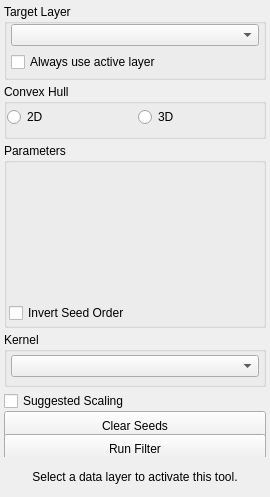
<?xml version="1.0" encoding="UTF-8"?>
<ui version="4.0">
 <class>ImplicitModelToolInterface</class>
 <widget class="QWidget" name="ImplicitModelToolInterface">
  <property name="geometry">
   <rect>
    <x>0</x>
    <y>0</y>
    <width>270</width>
    <height>497</height>
   </rect>
  </property>
  <property name="windowTitle">
   <string>Implicit Model Tool</string>
  </property>
  <layout class="QVBoxLayout" name="verticalLayout">
   <property name="spacing">
    <number>4</number>
   </property>
   <property name="leftMargin">
    <number>4</number>
   </property>
   <property name="topMargin">
    <number>4</number>
   </property>
   <property name="rightMargin">
    <number>4</number>
   </property>
   <property name="bottomMargin">
    <number>4</number>
   </property>
   <item>
    <widget class="QGroupBox" name="target_groupbox_">
     <property name="minimumSize">
      <size>
       <width>0</width>
       <height>76</height>
      </size>
     </property>
     <property name="maximumSize">
      <size>
       <width>16777215</width>
       <height>76</height>
      </size>
     </property>
     <property name="title">
      <string>Target Layer</string>
     </property>
     <layout class="QVBoxLayout" name="verticalLayout_8">
      <property name="spacing">
       <number>6</number>
      </property>
      <property name="leftMargin">
       <number>4</number>
      </property>
      <property name="topMargin">
       <number>0</number>
      </property>
      <property name="rightMargin">
       <number>4</number>
      </property>
      <property name="bottomMargin">
       <number>4</number>
      </property>
      <item>
       <widget class="QtUtils::QtDropableComboBox" name="targetLayer_">
        <property name="sizePolicy">
         <sizepolicy hsizetype="Ignored" vsizetype="Fixed">
          <horstretch>0</horstretch>
          <verstretch>0</verstretch>
         </sizepolicy>
        </property>
       </widget>
      </item>
      <item>
       <widget class="QWidget" name="widget_5" native="true">
        <property name="minimumSize">
         <size>
          <width>0</width>
          <height>20</height>
         </size>
        </property>
        <layout class="QHBoxLayout" name="horizontalLayout_5">
         <property name="spacing">
          <number>0</number>
         </property>
         <property name="leftMargin">
          <number>0</number>
         </property>
         <property name="topMargin">
          <number>0</number>
         </property>
         <property name="rightMargin">
          <number>0</number>
         </property>
         <property name="bottomMargin">
          <number>0</number>
         </property>
         <item>
          <widget class="QCheckBox" name="useActiveLayer_">
           <property name="text">
            <string>Always use active layer</string>
           </property>
          </widget>
         </item>
        </layout>
       </widget>
      </item>
     </layout>
    </widget>
   </item>
   <item>
    <widget class="QGroupBox" name="convexHullGroupBox">
     <property name="sizePolicy">
      <sizepolicy hsizetype="Preferred" vsizetype="Fixed">
       <horstretch>0</horstretch>
       <verstretch>0</verstretch>
      </sizepolicy>
     </property>
     <property name="minimumSize">
      <size>
       <width>0</width>
       <height>55</height>
      </size>
     </property>
     <property name="maximumSize">
      <size>
       <width>16777215</width>
       <height>55</height>
      </size>
     </property>
     <property name="title">
      <string>Convex Hull</string>
     </property>
     <property name="checkable">
      <bool>false</bool>
     </property>
     <layout class="QVBoxLayout" name="verticalLayout_2">
      <property name="leftMargin">
       <number>0</number>
      </property>
      <property name="topMargin">
       <number>0</number>
      </property>
      <property name="rightMargin">
       <number>0</number>
      </property>
      <property name="bottomMargin">
       <number>0</number>
      </property>
      <item>
       <layout class="QHBoxLayout" name="horizontalLayout_2">
        <property name="leftMargin">
         <number>0</number>
        </property>
        <property name="topMargin">
         <number>4</number>
        </property>
        <property name="rightMargin">
         <number>0</number>
        </property>
        <property name="bottomMargin">
         <number>10</number>
        </property>
        <item>
         <widget class="QRadioButton" name="convex_hull_2D_">
          <property name="text">
           <string>2D </string>
          </property>
         </widget>
        </item>
        <item>
         <widget class="QRadioButton" name="convex_hull_3D_">
          <property name="text">
           <string>3D</string>
          </property>
         </widget>
        </item>
       </layout>
      </item>
     </layout>
    </widget>
   </item>
   <item>
    <widget class="QGroupBox" name="parametersGroupBox">
     <property name="sizePolicy">
      <sizepolicy hsizetype="Preferred" vsizetype="MinimumExpanding">
       <horstretch>0</horstretch>
       <verstretch>0</verstretch>
      </sizepolicy>
     </property>
     <property name="minimumSize">
      <size>
       <width>0</width>
       <height>180</height>
      </size>
     </property>
     <property name="maximumSize">
      <size>
       <width>16777215</width>
       <height>16777215</height>
      </size>
     </property>
     <property name="title">
      <string>Parameters</string>
     </property>
     <property name="flat">
      <bool>false</bool>
     </property>
     <layout class="QVBoxLayout" name="verticalLayout_7">
      <property name="spacing">
       <number>4</number>
      </property>
      <property name="leftMargin">
       <number>2</number>
      </property>
      <property name="topMargin">
       <number>0</number>
      </property>
      <property name="rightMargin">
       <number>2</number>
      </property>
      <property name="bottomMargin">
       <number>2</number>
      </property>
      <item>
       <widget class="QtUtils::QtSliderDoubleCombo" name="normalOffsetRange_" native="true"/>
      </item>
      <item>
       <widget class="QtUtils::QtSliderDoubleCombo" name="bbox_size_x_" native="true"/>
      </item>
      <item>
       <widget class="QtUtils::QtSliderDoubleCombo" name="bbox_size_y_" native="true"/>
      </item>
      <item>
       <widget class="QtUtils::QtSliderDoubleCombo" name="bbox_size_z_" native="true"/>
      </item>
      <item>
       <widget class="QCheckBox" name="invert_seed_order_">
        <property name="text">
         <string>Invert Seed Order</string>
        </property>
       </widget>
      </item>
     </layout>
    </widget>
   </item>
   <item>
    <widget class="QGroupBox" name="kernelGroupBox">
     <property name="sizePolicy">
      <sizepolicy hsizetype="Preferred" vsizetype="Fixed">
       <horstretch>0</horstretch>
       <verstretch>0</verstretch>
      </sizepolicy>
     </property>
     <property name="minimumSize">
      <size>
       <width>0</width>
       <height>55</height>
      </size>
     </property>
     <property name="maximumSize">
      <size>
       <width>16777215</width>
       <height>55</height>
      </size>
     </property>
     <property name="title">
      <string>Kernel</string>
     </property>
     <property name="alignment">
      <set>Qt::AlignLeading|Qt::AlignLeft|Qt::AlignTop</set>
     </property>
     <layout class="QVBoxLayout" name="verticalLayout_4">
      <property name="spacing">
       <number>0</number>
      </property>
      <property name="leftMargin">
       <number>4</number>
      </property>
      <property name="topMargin">
       <number>0</number>
      </property>
      <property name="rightMargin">
       <number>4</number>
      </property>
      <property name="bottomMargin">
       <number>4</number>
      </property>
      <item>
       <widget class="QComboBox" name="kernel_">
        <property name="enabled">
         <bool>true</bool>
        </property>
        <property name="sizePolicy">
         <sizepolicy hsizetype="Ignored" vsizetype="Fixed">
          <horstretch>0</horstretch>
          <verstretch>0</verstretch>
         </sizepolicy>
        </property>
        <property name="sizeAdjustPolicy">
         <enum>QComboBox::AdjustToContents</enum>
        </property>
       </widget>
      </item>
     </layout>
    </widget>
   </item>
   <item>
    <widget class="QWidget" name="runWidget" native="true">
     <property name="minimumSize">
      <size>
       <width>0</width>
       <height>66</height>
      </size>
     </property>
     <property name="maximumSize">
      <size>
       <width>16777215</width>
       <height>66</height>
      </size>
     </property>
     <layout class="QVBoxLayout" name="verticalLayout_5">
      <property name="spacing">
       <number>0</number>
      </property>
      <property name="leftMargin">
       <number>0</number>
      </property>
      <property name="topMargin">
       <number>0</number>
      </property>
      <property name="rightMargin">
       <number>0</number>
      </property>
      <property name="bottomMargin">
       <number>0</number>
      </property>
      <item>
       <widget class="QCheckBox" name="suggestedScaling_checkBox">
        <property name="text">
         <string>Suggested Scaling</string>
        </property>
       </widget>
      </item>
      <item>
       <widget class="QPushButton" name="clearSeedsButton_">
        <property name="minimumSize">
         <size>
          <width>0</width>
          <height>30</height>
         </size>
        </property>
        <property name="text">
         <string>Clear Seeds</string>
        </property>
       </widget>
      </item>
      <item>
       <widget class="QPushButton" name="runFilterButton_">
        <property name="minimumSize">
         <size>
          <width>0</width>
          <height>30</height>
         </size>
        </property>
        <property name="text">
         <string>Run Filter</string>
        </property>
       </widget>
      </item>
     </layout>
    </widget>
   </item>
   <item>
    <widget class="QWidget" name="messageAlert_" native="true">
     <property name="minimumSize">
      <size>
       <width>0</width>
       <height>32</height>
      </size>
     </property>
     <layout class="QHBoxLayout" name="horizontalLayout_4">
      <property name="spacing">
       <number>0</number>
      </property>
      <property name="leftMargin">
       <number>4</number>
      </property>
      <property name="topMargin">
       <number>4</number>
      </property>
      <property name="rightMargin">
       <number>4</number>
      </property>
      <property name="bottomMargin">
       <number>4</number>
      </property>
      <item>
       <widget class="QLabel" name="message_">
        <property name="text">
         <string>Select a data layer to activate this tool.</string>
        </property>
        <property name="alignment">
         <set>Qt::AlignCenter</set>
        </property>
        <property name="wordWrap">
         <bool>true</bool>
        </property>
       </widget>
      </item>
     </layout>
    </widget>
   </item>
  </layout>
 </widget>
 <customwidgets>
  <customwidget>
   <class>QtUtils::QtDropableComboBox</class>
   <extends>QComboBox</extends>
   <header location="global">QtUtils/Widgets/QtDropableComboBox.h</header>
  </customwidget>
  <customwidget>
   <class>QtUtils::QtSliderDoubleCombo</class>
   <extends>QWidget</extends>
   <header location="global">QtUtils/Widgets/QtSliderDoubleCombo.h</header>
   <container>1</container>
  </customwidget>
 </customwidgets>
 <resources/>
 <connections/>
</ui>
